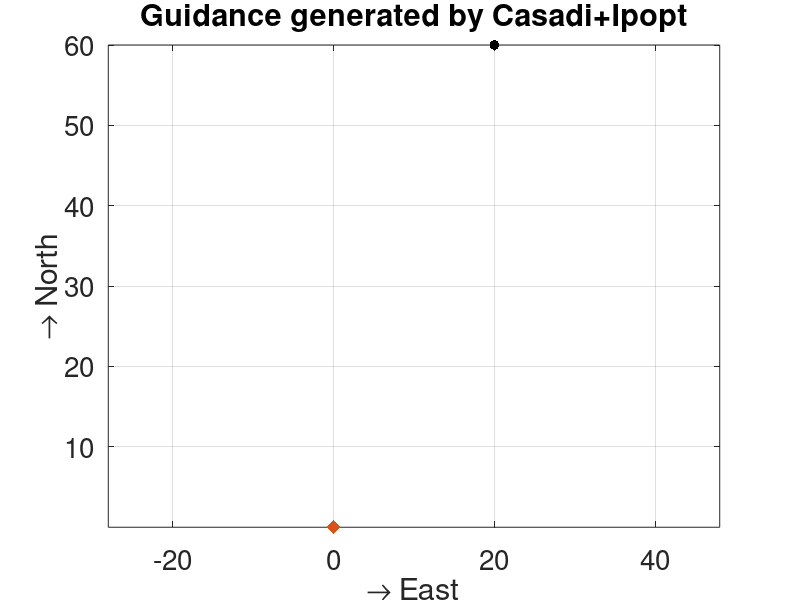

MATLAB code to generate this figure: (Note: this script raises an error after producing the figure.)
load('wind.mat')
load('Axbxh.mat')

vha = 2.81;
vz = 1.23;
psi_dot_m = 0.263;

x0 = 60;
y0 = 20;
z0 = -100;
psi0 = -3*pi/4;

T = -z0/vz;

psi_d = pi/4;

lambda1 = 100;
lambda2 = 10;

hold on
grid on
box on
axis equal
scatter(y0, x0, 50, 'k','filled')
scatter(0,0,100,'green','filled','d')

set(gca,'FontSize',20);
xlabel('\rightarrow East')
ylabel('\rightarrow North')

if_pontryagin = 0;
if_scp = 0;
if_nonlinear = 1;

%% Pontryagin's minimum principle

if if_pontryagin
    % wind accommodation
    Delta_s = zeros(2,wind_pf_size);
    for i = 2:wind_pf_size
        Delta_s(:,i) = 1/vz*[trapz(heights(1:i), wind_profile(1, 1:i));
                             trapz(heights(1:i), wind_profile(2, 1:i))];
    end
    x0w = x0 + interp1(heights, Delta_s(1,:),-z0,'linear','extrap');
    y0w = y0 + interp1(heights, Delta_s(2,:),-z0,'linear','extrap');
    scatter(y0w, x0w, 40, 'b','filled')
    
    % define
    v0 = vha/vz;
    um = psi_dot_m/vz;
    
    % solving
    tic
    p_0_guess = [0,0,0];
    [p_0_star, residual, flag] = fminsearch(@(p0) ComputeErr(p0, [x0w, y0w, psi0], -z0, v0, um, psi_d, lambda1, lambda2), p_0_guess, optimset('TolFun',1e-7,'TolX',1e-7,'MaxFunEvals',1e5,'MaxIter',1e5));
    h_span = linspace(0, -z0, 2000);
    X0 = [x0w; y0w; psi0; p_0_star'];
    [time, path] = ode45(@(h,x) ODEdyn(h, x, v0, um), h_span, X0);
    toc
    
    title("Guidance generated by Pontryagin's minimum principle")

    % wind-free guidance
    plot(path(:,2), path(:,1),'b--','LineWidth',1.5)
    
    % ground-frame guidance
    plot(path(:,2) - interp1(heights, Delta_s(2,:), linspace(-z0,0,2000),'linear','extrap')', ...
         path(:,1) - interp1(heights, Delta_s(1,:), linspace(-z0,0,2000),'linear','extrap')','r','LineWidth',1.5)
end


%% Sequential convex programming
if if_scp

    % setup
    N = 200;
    dt = -z0/vz/N;
    hs = linspace(-z0, 0, N+1);
    ws = [interp1(heights, wind_profile(1,:), hs, 'linear','extrap');
          interp1(heights, wind_profile(2,:), hs, 'linear','extrap')];
    eps = 0.1;
    MAX_ITER = 15;
    last_cost = Inf;
    
    % record time cost and loss of each iteration
    timecosts = [];
    loss = [];
    
    % SCP
    yalmip('clear')
    x = sdpvar(2,N+1);
    u = sdpvar(2,N+1);
    
    % x0, u0
    Cons = [x(:,1) == [x0; y0], u(:,1) == [vha*cos(psi0); vha*sin(psi0)]];
    objective = lambda1*x(:,end)'*x(:,end)+lambda2*(1-[cos(psi_d)/vha, sin(psi_d)/vha]*u(:,end));
    
    % x1~N
    for i = 2:N+1
        Cons = [Cons, x(:,i)==x(:,i-1)+dt*(u(:,i-1)+ws(:,i-1)), ...
                      (u(:,i)-u(:,i-1))'*(u(:,i)-u(:,i-1)) <= (psi_dot_m*vha*dt)^2, ...
                       u(:,i)'*u(:,i) <= (vha + eps)^2];
        objective = objective + 1/(vha^2*dt)*(u(:,i)-u(:,i-1))'*(u(:,i)-u(:,i-1));
    end
    
    u_last = [vha*cos(psi0);
              vha*sin(psi0)] * ones(1,N+1);
    
    colors = colormap(jet);
    title("Guidance generated by Sequential convex programming")

    for n = 1:MAX_ITER
        color = colors(floor(256/MAX_ITER*n),:);
    
        constraints = Cons;
        for i = 2:N+1
%             constraints = [constraints, (u_last(:,i)/vha)'*u(:,i) >= (vha-eps)];
            constraints = [constraints, (u_last(:,i)./vecnorm(u_last))'*u(:,i) >= (vha-eps)];
        end
        
        options = sdpsettings('verbose',0,'solver','ecos');
        tic
        sol = optimize(constraints,objective,options);
        toc
        timecosts = [timecosts, round(toc,2)];
        
        if sol.problem == 1 % infeasible
            disp("[ERROR] Infeasible at iteration "+num2str(n));
            break
        else
            current_cost = value(objective);
            loss = [loss, current_cost];

            if abs(current_cost - last_cost) < 0.1 % converged
                xs = value(x);
                us = value(u);
                disp("At iteration "+num2str(n)+", final cost: "+num2str(current_cost))
                plot(xs(2,:), xs(1,:),'Color',color,'LineWidth',1.5,'LineStyle','-')
                break
            else
                xs = value(x);
                us = value(u);
                plot(xs(2,:), xs(1,:),'Color',color,'LineWidth',1.5,'LineStyle','--')
                disp("At iteration "+num2str(n)+", current cost: "+num2str(current_cost))
                u_last = us;
            end
            last_cost = current_cost;
        end
    end
    
%     % ----------- stage 2 ------------
%     yalmip('clear')
%     x = sdpvar(2,N+1);
%     u = sdpvar(2,N+1);
%     eps_v = sdpvar(1,1);
%     
%     u_last = us;
%     lambda3 = 10000;
%     
%     % x0, u0
%     Cons = [x(:,1) == [x0; y0], u(:,1) == [vha*cos(psi0); vha*sin(psi0)], 0 <= eps_v(1) <= eps];
%     objective = lambda1*x(:,end)'*x(:,end)+lambda2*(1-[cos(psi_d)/vha, sin(psi_d)/vha]*u(:,end))+lambda3*eps_v;
%     
%     % x1~N
%     for i = 2:N+1
%         Cons = [Cons, x(:,i)==x(:,i-1)+dt*(u(:,i-1)+ws(:,i-1)), ...
%                       (u(:,i)-u(:,i-1))'*(u(:,i)-u(:,i-1)) <= (psi_dot_m*vha*dt)^2, ...
%                       (u_last(:,i)/vha)'*u(:,i) >= (vha-eps_v), ...
%                       norm(u(:,i)) <= (vha +eps_v)];
%         objective = objective + 1/(vha^2*dt)*(u(:,i)-u(:,i-1))'*(u(:,i)-u(:,i-1));
%     end
% 
%     for n = 1:MAX_ITER    
%         constraints = Cons;
%         for i = 2:N+1
%             constraints = [constraints, (u_last(:,i)/vha)'*u(:,i) >= (vha-eps_v)];
%         end
%         
%         options = sdpsettings('verbose',0,'solver','ecos');
%         tic
%         sol = optimize(constraints,objective,options);
%         toc
%         
%         if sol.problem == 1 % infeasible
%             disp("[ERROR] Infeasible at iteration "+num2str(n));
%             break
%         else
%             current_cost = value(objective);
%             if abs(current_cost - last_cost) < 0.1 % converged
%                 xs = value(x);
%                 us = value(u);
%                 disp("At iteration "+num2str(n)+", final cost: "+num2str(current_cost))
%                 plot(xs(2,:), xs(1,:),'r','LineWidth',1.5,'LineStyle','-')
%                 break
%             else
%                 xs = value(x);
%                 us = value(u);
%                 disp("At iteration "+num2str(n)+", current cost: "+num2str(current_cost))
%                 plot(xs(2,:), xs(1,:),'r','LineWidth',1.5,'LineStyle','-')
%                 u_last = us;
%             end
%             last_cost = current_cost;
%         end
%     end
    
    figure (2)
    subplot(1,2,1)
    hold on
    grid on
    box on
    set(gca,'FontSize',20);
    title('Loss of each SCP iteration')
    xlabel('iterations')
    ylabel('loss')
    scatter(linspace(1,size(loss,2),size(loss,2)), loss, 50, 'k','filled')
    plot(linspace(1,size(loss,2),size(loss,2)), loss, 'k','LineWidth',1.5)
    subplot(1,2,2)
    hold on
    grid on
    box on
    set(gca,'FontSize',20);
    title('Time cost of each SCP iteration')
    xlabel('iterations')
    ylabel('time cost [s]')
    scatter(linspace(1,size(timecosts,2),size(timecosts,2)), timecosts, 'k','filled')
    plot(linspace(1,size(timecosts,2),size(timecosts,2)), timecosts, 'k','LineWidth',1.5)

end


%% Nonlinear programming

if if_nonlinear
    N = 200;
    dt = -z0/vz/N;
    hs = linspace(-z0, 0, N+1);
    ws = [interp1(heights, wind_profile(1,:), hs, 'linear','extrap');
          interp1(heights, wind_profile(2,:), hs, 'linear','extrap')];
    
    % Obstacle-free set
    inds = zeros(size(Axbxh,1),1); % turn h to index
    for i = 1:size(Axbxh,1)
        inds(i) = find(hs<Axbxh(i,4),1);
    end
    
    % Optimization Start
    title("Guidance generated by Casadi+Ipopt")
    
    tic
    Au = [1; -1];
    bu = [psi_dot_m; psi_dot_m];
%     psi_dot_now = 0;
    
    Prob = casadi.Opti();
    x = Prob.variable(3, N+1);
    u = Prob.variable(1, N);
    
    
    % costs and constraints
    cost = lambda1*(x(1,end)^2 + x(2,end)^2) + lambda2*(x(3,end)-psi_d)^2;
    
    % x0, u0
    Prob.subject_to(x(:,1) == [x0; y0; psi0]);
%     Prob.subject_to(u(1) == psi_dot_now);
    
    % x1~xN, u1~uN
    for i = 2:N+1
        Prob.subject_to(x(:,i) == x(:,i-1) + dt*[vha*cos(x(3,i-1)) + ws(1,i-1);
                                                 vha*sin(x(3,i-1)) + ws(2,i-1);
                                                 u(i-1)]);
        cost = cost + u(i-1)^2*dt;
        Prob.subject_to(Au*u(i-1) <= bu); % control input constraints
    end
    
    % constraints of safezone
    for j = 1:size(Axbxh,1)
        % x_ind ~ xN
        for k = inds(j):N
            Prob.subject_to(Axbxh(j,1:2)*x(1:2,k) <= Axbxh(j,3));
        end
    end
    
    Prob.minimize(cost)
    Prob.solver('ipopt', struct('print_time', 0), struct('print_level', 0));
    
    % solve the guidance problem & give output
    try
        sol = Prob.solve();
    
        xs = sol.value(x);
        us = sol.value(u);
        plot(xs(2,:), xs(1,:),'r','LineWidth',1.5)
        pos_cost = lambda1*(xs(1,end)^2 + xs(2,end)^2);
        if pos_cost>400
            flag = false;
            guidance = zeros(5, N);
            disp("reject bad guidance!")
        else
            flag = true;
            guidance(1:2,1:N) = xs(1:2,1:N);
            guidance(3,1:N) = hs(1:N);
            guidance(4,1:N) = xs(3,1:N);
            guidance(5,1:N) = us(1:N);
        end
    
    catch
        disp("ERROR! Guidance solver failed!!")
        flag = false;
        guidance = zeros(5, N);  
    end
    toc
    
    if x0 == -60 && y0 == -20 % hard code
        origin_lat = 47.35504; % degree
        origin_lon = 8.51982; % degree
        PA = LatLon2xy(47.35422, 8.51943, origin_lat, origin_lon);
        PB = LatLon2xy(47.35544, 8.51869, origin_lat, origin_lon);
        PC = -PA;
        PD = -PB;
        points = [PA, PB, PC, PD, PA];
        fill3(points(2,:), points(1,:),zeros(5,1),'g','FaceAlpha',.3)
    end
end














%% Other functions
% dynamics
function dxdh = ODEdyn(h, x, v0, um) % x = [x, y, psi, p1, p2, p3]^T
    if(x(6) >= 2*um)
        u = -um;
    elseif(x(6) > -2*um)
        u = -x(6)/2;
    else
        u = um;
    end
    dxdh = [v0*cos(x(3));
            v0*sin(x(3));
            u;
            0;
            0;
            x(4)*v0*sin(x(3)) - x(5)*v0*cos(x(3))];
end

% error compare
function err = ComputeErr(p0, init_pose, h, v0, um, psi_d, lambda1, lambda2)
    h_span = linspace(0, h, 200);
    x0 = [init_pose(1);
          init_pose(2);
          init_pose(3);
          p0(1);
          p0(2);
          p0(3)];
    [~, path] = ode45(@(z,x) ODEdyn(z,x, v0, um), h_span, x0);
    err1 = (path(end,4) - 2*lambda1*path(end,1))^2;
    err2 = (path(end,5) - 2*lambda1*path(end,2))^2;
    err3 = (path(end,6) - 2*lambda2*(path(end,3)-psi_d))^2;
    err = err1 + err2 + err3;
end

function P = LatLon2xy(lat, lon, origin_lat, origin_lon)
    % define the average radius of the earth
    R = 6371000; % m
    
    % calculate the position in meters
    P = [(lat - origin_lat) / 180 * pi * R;
         (lon - origin_lon) / 180 * pi * R * cos(origin_lat / 180 * pi)];
end